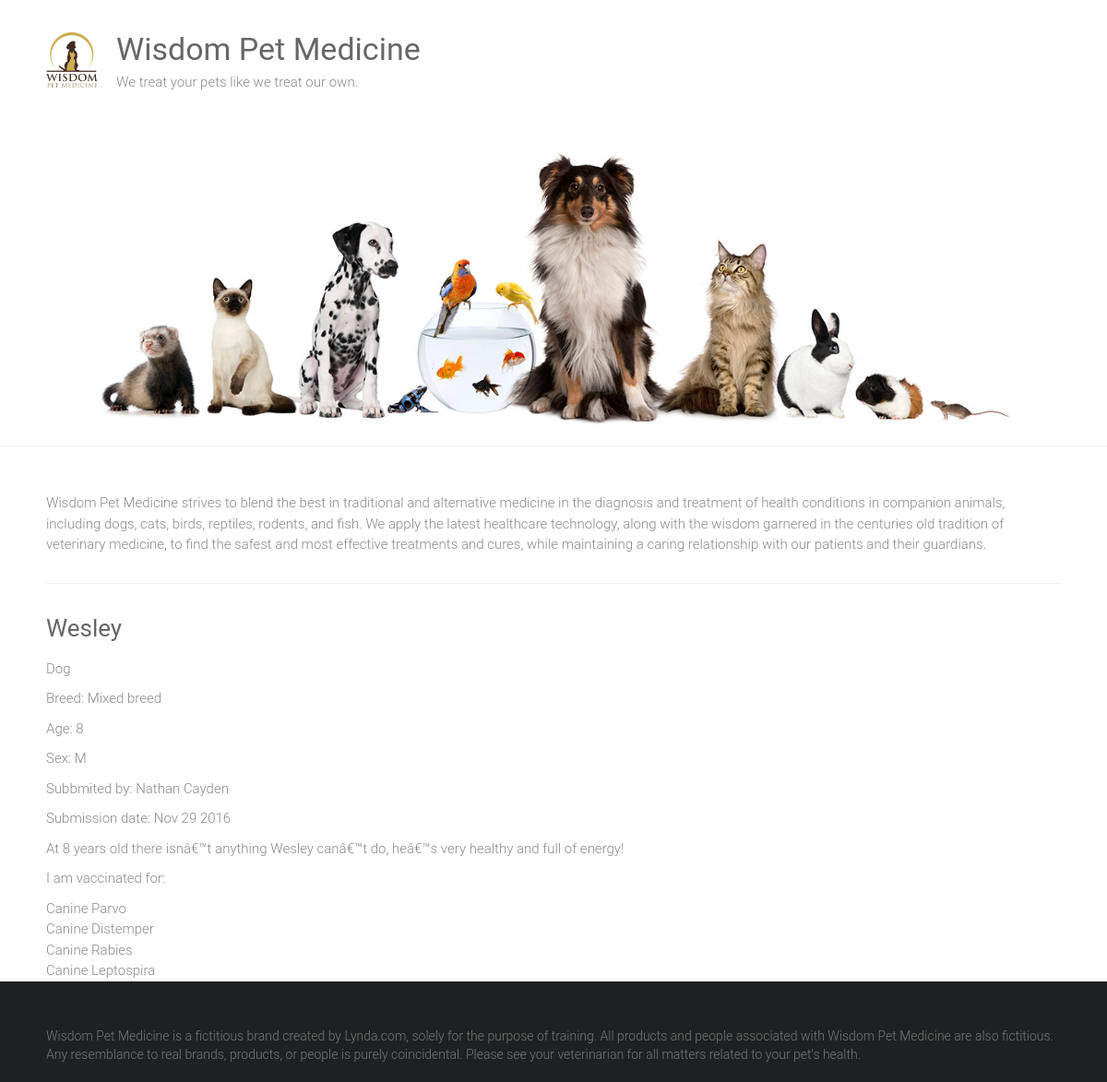
/adoptions/9/, run on the app's committed database.
### adoptions/models.py (models this page shows, shortened)
class Pets(models.Model):
    SEX_CHOICES = [('M', 'Male'), ('F', 'Female')]
    name = models.CharField(max_length=100)
    submitter = models.CharField(max_length=100)
    species = models.CharField(max_length=57)
    breed = models.CharField(max_length=57)
    sex = models.CharField(max_length=1, choices=SEX_CHOICES, blank=True)
    age = models.IntegerField(null=True)
    submission_date = models.DateTimeField()
    description = models.TextField()
    vaccinations = models.ManyToManyField('Vaccines', blank=True)

class Vaccines(models.Model):
    name = models.CharField(max_length=57)

### adoptions/views.py (the view)
# urls.py: path('adoptions/<int:pet_id>/', views.pet_details, name='pet_details')
def pet_details (request, pet_id):
    try:
        pet = Pets.objects.get(id=pet_id)
    except Pets.DoesNotExist:
        raise Http404('Pet does not exist...')
    return render(request, 'pet_details.html', {'pet': pet,})

### adoptions/templates/pet_details.html
{% extends 'base.html' %}
{%block content%}
<div class="petname">
    <h3>{{ pet.name|capfirst }}</h3>
</div>
<p>{{ pet.species }}</p>
{% if pet.breed %}
<p>Breed: {{ pet.breed }}</p>
{% endif %}
{% if pet.age %}
<p>Age: {{ pet.age }}</p>
{% endif %}
{% if pet.sex %}
<p>Sex: {{ pet.sex }}</p>
{% endif %}
<p>Subbmited by: {{ pet.submitter }}</p>
<p>Submission date: {{ pet.submission_date|date:"M d Y" }}</p>
<p>{{ pet.description }}</p>
{% if pet.vaccinations.all %}
<p>I am vaccinated for:</p>
<ul>
    {% for vac in pet.vaccinations.all %}
    <li>{{ vac.name }}</li>
    {% endfor %}
</ul>
{% endif %}
{%endblock%}

### static/style.css (style rules this page uses)
html, body, div, span, applet, object, iframe, h1, h2, h3, h4, h5, h6, p, blockquote, pre, a, abbr, acronym, address, big, cite, code, del, dfn, em, font, ins, kbd, q, s, samp, small, strike, strong, sub, sup, tt, var, dl, dt, dd, ol, ul, li, fieldset, form, label, legend, table, caption, tbody, tfoot, thead, tr, th, td { border: 0; font: inherit; font-size: 100%; font-style: inherit; font-weight: inherit; margin: 0; outline: 0; padding: 0; vertical-align: baseline; }
html { overflow-y: scroll; -webkit-text-size-adjust: 100%; -ms-text-size-adjust: 100%; }
h1, h2, h3, h4, h5, h6 { color: #666666; line-height: 1.4; padding-bottom: 15px; font-weight: normal; }
h3 { font-size: 26px; }
body, button, input, select, textarea { color: #888888; font-size: 15px; line-height: 1.5; font-family: 'Roboto', sans-serif; font-weight: 300; }
p { color: #888888; font-size: 15px; line-height: 1.5; margin-bottom: 15px; font-weight: 300; }
ul, ol { list-style: none; }
body { background: #f2f2f2; }
body { padding-top: 30px; padding-bottom: 30px; }
body.wide { padding-top: 0; padding-bottom: 0; }
.single-page p { margin-bottom: 10px; }

### data on the page
Pets: name "Wesley", species "Dog", breed "Mixed breed", age "8", sex "M", submitter "Nathan Cayden", submission_date "Nov 29 2016", description "At 8 years old there isnâ€™t anything Wesley canâ€™t do, heâ€™s very healthy and full of energy!"
Vaccines: name "Canine Parvo"
Vaccines: name "Canine Distemper"
Vaccines: name "Canine Rabies"
Vaccines: name "Canine Leptospira"
